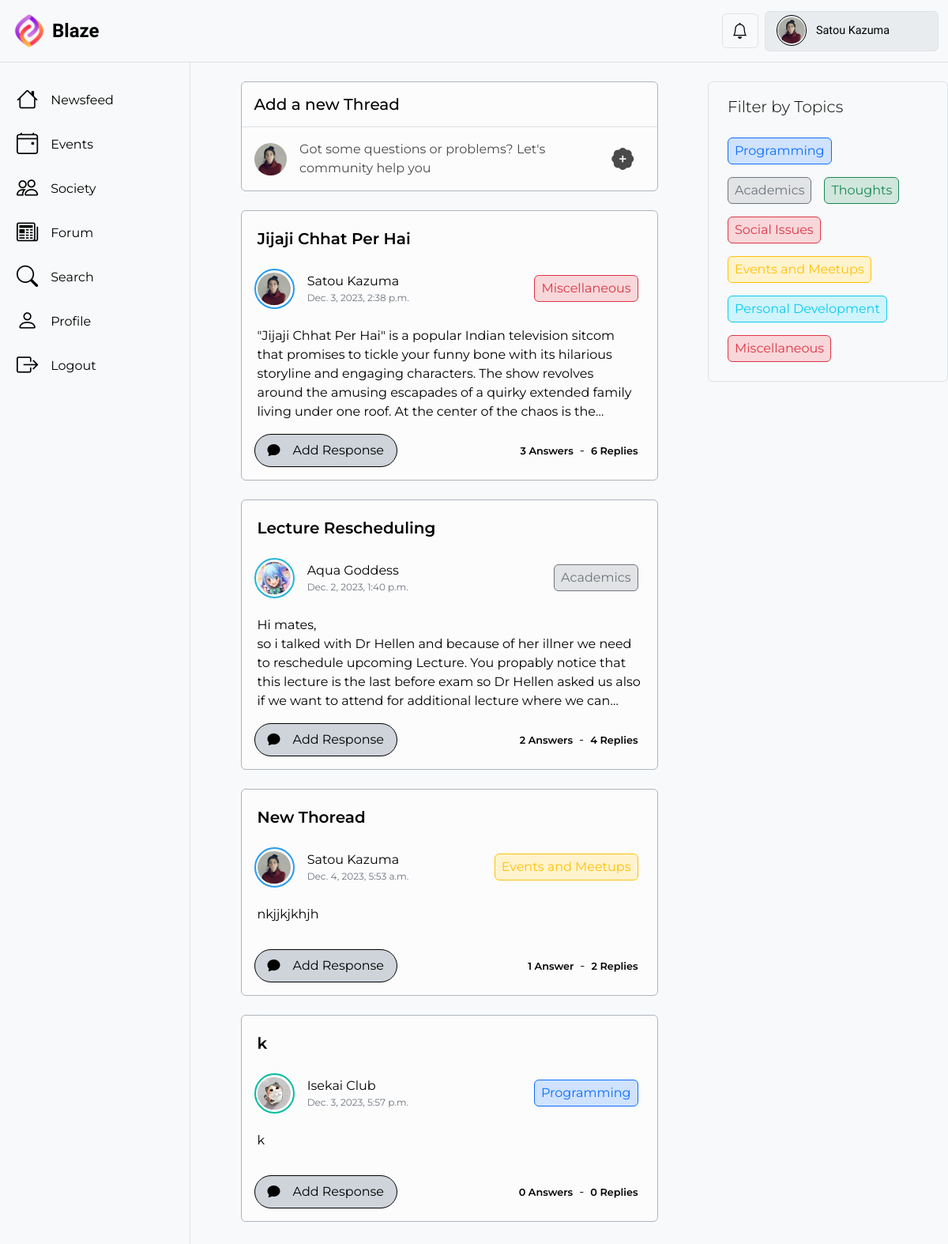
The page /forum/ (signed in) on the database its author committed.
### BlazeApp/models.py (models this page shows, shortened)
class User(AbstractUser):
    profile_picture = models.ImageField(
        upload_to="profile_pics/",
        blank=True,
        null=True,
        default="profile_pics/Default_Profile_Picture.png",
        validators=[
            FileExtensionValidator(
                allowed_extensions=["jpg", "jpeg", "png"]
            ),  # Restrict allowed file extensions
            validate_profilePicture_size,  # Set a maximum file size limit (7 MB in this example)
        ],
    )
    follow = models.ManyToManyField(
        "self", symmetrical=False, related_name="followers", blank=True
    )
    class Meta:
        verbose_name = "User"
        verbose_name_plural = "Users"
    @property
    def is_student(self):
        return hasattr(self, "student")
    @property
    def is_faculty(self):
        return hasattr(self, "faculty")
    @property
    def is_society(self):
        return hasattr(self, "society")
    @property
    def get_user_type(self):
        user_type = ""
        if self.is_student:
            user_type = "student"
        elif self.is_faculty:
            user_type = "faculty"
        elif self.is_society:
            user_type = "society"
        return user_type
    @property
    def ring_color(self):
        if self.get_user_type == "student":
            current_year = timezone.now().year
            difference = int(current_year - int(self.student.batch)) % 10
            if difference == 0:
                return "#FFBF00"  # Super Saiyan
            elif difference == 1:
                return "#E32636"  # Super Saiyan God
            elif difference == 2:
                return "#23B5D3"  # Super Saiyan God Blue
            elif difference == 3:
                return "#279AF1"  # Super Saiyan God Dark Blue
            else:
                return "#F33A6A"  # Super Saiyan Rosé
        elif self.get_user_type == "faculty":
            return "#8A2BE2"
        elif self.get_user_type == "society":
            return "#00bd9d"
        else:
            return "#FFFFFF"

class Question(models.Model):
    Category_Choices = [
        ("Programming", "Programming"),
        ("Academics", "Academics"),
        ("Thoughts", "Thoughts"),
        ("Social Issues", "Social Issues"),
        ("Events and Meetups", "Events and Meetups"),
        ("Personal Development", "Personal Development"),
        ("Miscellaneous", "Miscellaneous"),
    ]
    title = models.CharField(max_length=200, null=False, default="No Title")
    description = models.CharField(
        max_length=1500, null=False, default="No Description"
    )
    poster = models.ForeignKey(
        User, on_delete=models.CASCADE, related_name="questions", default=0
    )
    category = models.CharField(
        max_length=50, choices=Category_Choices, null=False, default="Miscellaneous"
    )
    timestamp = models.DateTimeField(auto_now=True, null=False)
    class Meta:
        verbose_name = "Question"
        verbose_name_plural = "Questions"
    @property
    def get_category_color_scheme(self):
        if self.category == "Programming":
            return "primary"
        elif self.category == "Academics":
            return "secondary"
        elif self.category == "Thoughts":
            return "success"
        elif self.category == "Social Issues":
            return "danger"
        elif self.category == "Events and Meetups":
            return "warning"
        elif self.category == "Personal Development":
            return "info"
        elif self.category == "Miscellaneous":
            return "danger"
        else:
            return "secondary"
    @property
    def answers_count(self):
        return self.answers.count
    @property
    def replies_count(self):
        count = 0
        for a in self.answers.all():
            count += a.replies.count()
        return count

class Answer(models.Model):
    poster = models.ForeignKey(
        User, on_delete=models.CASCADE, related_name="answers", null=False, default=0
    )
    question = models.ForeignKey(
        Question,
        on_delete=models.CASCADE,
        related_name="answers",
        null=False,
        default=0,
    )
    content = models.CharField(
        max_length=500,
        help_text="Enter the content of your answer/reply (up to 500 characters).",
    )
    timestamp = models.DateTimeField(auto_now=True, null=False)
    class Meta:
        verbose_name = "Answer"
        verbose_name_plural = "Answers"

### BlazeApp/views.py (the view)
def forum(request):
    questions = Question.objects.annotate(total_answers=Count('answers'), total_replies=Count('answers__replies')).order_by('-total_answers', '-total_replies')
    content = {"questions": questions}
    return render(request, "BlazeApp/forum.html", content)

### BlazeApp/templates/BlazeApp/forum.html (shortened to what this page needs)
{% extends 'BlazeApp/base.html' %}
{% load static %}
{% block ExtraHeaders %}
  <link rel="stylesheet" href="{% static 'BlazeApp/base2.css' %}" />
{% endblock %}
{% block content %}
  <div class="content-d border border-top-0 border-bottom-0 border-end-0 col py-4 px-3" style="height: max-content; ">
    <div class="dd1 mx-auto">
      <div class="create-post bg-light-subtle text-body-emphasis mb-4 border border-dark-subtle rounded user-select-none overflow-hidden">
        <div class="h5 p-3 mb-0 border-bottom">Add a new Thread</div>
        <a href="{% url 'BlazeApp:create_thread' %}">
          <div class="d-flex align-items-center bg-scheme text-secondary p-3">
            <div class="create-post-pp col-1">
              <img src="{{ user.profile_picture.url }}" alt="profile picture" />
            </div>
            <div class="fs-6 col text-body-emphasis mx-3" style="opacity: 0.7;">Got some questions or problems? Let's community help you</div>
            <div class="text-body-emphasis fs-3 col-1" style="opacity: 0.7;">
              <i class="bi bi-patch-plus-fill"></i>
            </div>
          </div>
        </a>
      </div>
      {% if questions %}
        {% for question in questions %}
          <div class="post-d bg-light-subtle mb-4 p-3 border border-dark-subtle rounded text-body-emphasis" data-qid="{{ question.pk }}" style="height: max-content;">
            <div class="text-body-emphasis fw-semibold lead mx-1 mt-1 mb-3 text-break text-truncate">{{ question.title }}</div>
            <div class="d-flex mb-3" style="height: 4rem;">
              <div class="d-flex align-items-center col text-body-emphasis user-select-none">
                <a href="{% url 'BlazeApp:profile' question.poster.pk %}" class="me-3 my-1">
                  <div class="d-flex justify-content-center align-items-center" style="border: 2px solid black; border-radius: 50%; padding: 2px; border-color: {{ question.poster.ring_color }}!important; width:3.2rem; height:3.2rem">
                    <div class="post-d-profile-pic">
                      <img src="{{ question.poster.profile_picture.url }}" class="img-fluid" alt="poster profile picture" />
                    </div>
                  </div>
                </a>
                <div>
                  <a href="{% url 'BlazeApp:profile' question.poster.pk %}"><div class="text-body-emphasis text-truncate">{{ question.poster.first_name }} {{ question.poster.last_name }}</div></a>
                  <div class="post-d-timestamp text-secondary">{{ question.timestamp }}</div>
                </div>
              </div>
              <div class="d-flex justify-content-end align-items-center user-select-none">
                {% with color_scheme=question.get_category_color_scheme %}
                  <div class="border border-{{ color_scheme }} bg-{{ color_scheme }}-subtle text-{{ color_scheme }} mx-2 px-2 py-1 rounded-2" style="width: max-content;">{{ question.category }}</div>
                {% endwith %}
              </div>
            </div>
            <div id="f-content" class="text-body-emphasis fs-6 m-1 user-select-none">{{ question.description|linebreaks }}</div>
            <div class="d-flex justify-content-between align-items-center mt-3 user-select-none" style="height: max-content;">
              <a href="{% url 'BlazeApp:view_thread' question.pk %}">
                <div class="d-flex border rounded-5 px-3 py-2 bg-dark-subtle" style="--bs-border-color: var(--bs-emphasis-color); --bs-bg-hover-color:var(--bs-gray-500);height: max-content; width: max-content;">
                  <div class="text-body-emphasis">
                    <i class="bi bi-chat-fill me-3"></i>
                  </div>
                  <div class="text-body-emphasis fs-6">Add Response</div>
                </div>
              </a>
              <div class="d-flex justify-content-end align-items-center">
                <div class="fw-semibold p-2" style="font-size: 0.8rem;">
                  <span>{{ question.answers_count }}</span>
                  {% if question.answers_count == 1 %}
                    <span>Answer</span>
                  {% else %}
                    <span>Answers</span>
                  {% endif %}
                </div>-<div class="fw-semibold p-2" style="font-size: 0.8rem;">
                  <span>{{ question.replies_count }}</span>
                  {% if question.replies_count == 1 %}
                    <span>Reply</span>
                  {% else %}
                    <span>Replies</span>
                  {% endif %}
                </div>
              </div>
            </div>
          </div>
        {% endfor %}
      {% endif %}
    </div>
  </div>
  <div class="minisidebar-d d-none d-lg-block text-body-emphasis" style="height: max-content;min-width: 10rem;">
    <div class="mt-4 border bg-body-tertiary rounded p-3">
      <div class="lead mx-2 mb-3">Filter by Topics</div>
      <div class="d-flex flex-wrap">
        <a href="#" class="m-2"><div class="border border-primary bg-primary-subtle text-primary px-2 py-1 rounded-2" style="width: max-content;">Programming</div></a>
        <div class="border border-secondary bg-secondary-subtle text-secondary m-2 px-2 py-1 rounded-2" style="width: max-content;">Academics</div>
        <div class="border border-success bg-success-subtle text-success m-2 px-2 py-1 rounded-2" style="width: max-content;">Thoughts</div>
        <div class="border border-danger bg-danger-subtle text-danger m-2 px-2 py-1 rounded-2" style="width: max-content;">Social Issues</div>
        <div class="border border-warning bg-warning-subtle text-warning m-2 px-2 py-1 rounded-2" style="width: max-content;">Events and Meetups</div>
        <div class="border border-info bg-info-subtle text-info m-2 px-2 py-1 rounded-2" style="width: max-content;">Personal Development</div>
        <div class="border border-danger bg-danger-subtle text-danger m-2 px-2 py-1 rounded-2" style="width: max-content;">Miscellaneous</div>
      </div>
    </div>
  </div>
{% endblock %}

### BlazeApp/templates/BlazeApp/base.html (shortened to what this page needs)
{% load static %}
<!DOCTYPE html>
<html lang="en">
  <head>
    <link href="https://cdn.jsdelivr.net/npm/bootstrap@5.3.1/dist/css/bootstrap.min.css" rel="stylesheet" />
    <link rel="stylesheet" href="https://cdn.jsdelivr.net/npm/bootstrap-icons@1.10.5/font/bootstrap-icons.css" />
    <link href="{% static 'BlazeApp/base.css' %}" rel="stylesheet" />
    {% block ExtraHeaders %}
    {% endblock %}
  </head>
  <body>
    {% block navbar %}
      <nav class="navbar bg-body-tertiary border-bottom position-sticky">
        <div class="container-xxl">
          <a class="navbar-brand d-flex align-items-center justify-content-center" href="{% url 'BlazeApp:newsfeed' %}">
            <img src="{% static 'BlazeApp/Blaze Logo.png' %}" alt="Logo" width="50px" height="auto" class="d-inline-block align-text-top" />
            <div class="ms-1 fs-4 fw-semibold text-body-emphasis">Blaze</div>
          </a>
          <div class="d-flex align-items-center">
            <button id="nbtn" class="btn border bg-scheme mx-2 fs-5 position-relative noti-btn text-body-emphasis" type="button" data-bs-toggle="offcanvas" data-bs-target="#NotificationOffcanvas" aria-controls="offcanvasNotification"><i class="bi bi-bell"></i></button>
            <div class="dropdown-center bg-body-secondary border rounded nav-profile-d col-md-2 d-lg-block d-none user-select-none">
              <button class="nav-profile bg-body-secondary d-flex align-items-center justify-content-around" data-bs-toggle="dropdown" aria-expanded="false">
                <div class="nav-profile-pic-cover d-flex justify-content-center align-items-center mx-2" style="width: 2.4rem; height: 2.4rem;">
                  <div class="nav-profile-pic">
                    <img src="{{ request.user.profile_picture.url }}" alt="profile-picture" />
                  </div>
                </div>
                <div class="nav-profile-name text-start text-truncate fw-medium mx-1 d-lg-block d-none">{{ request.user.first_name }} {{ request.user.last_name }}</div>
              </button>
            </div>
          </div>
        </div>
      </nav>
    {% endblock %}
    <div id="material" class="container-xxl d-flex" style="padding: 0px;">
      {% block body %}
        <div class="side-panel-d d-none d-md-block">
          <a href="{% url 'BlazeApp:newsfeed' %}">
            <div class="side-panel-item text-body-emphasis bg-scheme d-flex align-items-center fw-normal rounded mx-1 mt-4">
              <i class="ms-3 me-3 bi bi-house"></i>Newsfeed
            </div>
          </a>
          <a href="{% url 'BlazeApp:events' %}">
            <div class="side-panel-item text-body-emphasis bg-scheme d-flex align-items-center fw-normal rounded mx-1 mt-2">
              <i class="ms-3 me-3 bi bi-calendar4-event"></i>Events
            </div>
          </a>
          <a href="{% url 'BlazeApp:society' %}">
            <div class="side-panel-item text-body-emphasis bg-scheme d-flex align-items-center fw-normal rounded mx-1 mt-2">
              <i class="ms-3 me-3 bi bi-people"></i>Society
            </div>
          </a>
          <a href="{% url 'BlazeApp:forum' %}">
            <div class="side-panel-item text-body-emphasis bg-scheme d-flex align-items-center fw-normal rounded mx-1 mt-2">
              <i class="ms-3 me-3 bi bi-newspaper"></i>Forum
            </div>
          </a>
          <div class="side-panel-item text-body-emphasis bg-scheme d-flex align-items-center fw-normal rounded mx-1 mt-2" data-bs-toggle="modal" data-bs-target="#searchBar">
            <i class="ms-3 me-3 bi bi-search"></i>Search
          </div>
          <a href="{% url 'BlazeApp:profile' request.user.pk %}">
            <div class="side-panel-item text-body-emphasis bg-scheme d-flex align-items-center fw-normal rounded mx-1 mt-2">
              <i class="ms-3 me-3 bi bi-person"></i>Profile
            </div>
          </a>
          <a href="{% url 'BlazeApp:user_logout' %}">
            <div class="side-panel-item text-body-emphasis bg-scheme d-flex align-items-center fw-normal rounded mx-1 mt-2">
              <i class="ms-3 me-3 bi bi-box-arrow-right"></i>Logout
            </div>
          </a>
        </div>
        {% block content %}
        {% endblock %}
      {% endblock %}
    </div>
  </body>
</html>

### rows shown on the page
User: user.profile_picture (picture), user.first_name "Satou", user.last_name "Kazuma", profile_picture (picture)
Question: title "Jijaji Chhat Per Hai", poster.profile_picture (picture), poster.first_name "Satou", poster.last_name "Kazuma", timestamp "Dec. 3, 2023, 2:38 p.m.", category "Miscellaneous", description "\"Jijaji Chhat Per Hai\" is a popular Indian television sitcom that promises to tickle your funny bone with its hilarious storyline and engaging characters. The show revolves around the amusing escapades of a quirky extended family living under one roof. At the center of the chaos is…", answers_count "3", shows "Answers", replies_count "6", shows "Replies"
Question: title "Lecture Rescheduling", poster.profile_picture (picture), poster.first_name "Aqua", poster.last_name "Goddess", timestamp "Dec. 2, 2023, 1:40 p.m.", category "Academics", description "Hi mates, so i talked with Dr Hellen and because of her illner we need to reschedule upcoming Lecture. You propably notice that this lecture is the last before exam so Dr Hellen asked us also if we want to attend for additional lecture where we…", answers_count "2", shows "Answers", replies_count "4", shows "Replies"
Question: title "New Thoread", poster.profile_picture (picture), poster.first_name "Satou", poster.last_name "Kazuma", timestamp "Dec. 4, 2023, 5:53 a.m.", category "Events and Meetups", description "nkjjkjkhjh", answers_count "1", shows "Answer", replies_count "2", shows "Replies"
Question: title "k", poster.profile_picture (picture), poster.first_name "Isekai", poster.last_name "Club", timestamp "Dec. 3, 2023, 5:57 p.m.", category "Programming", description "k", answers_count "0", shows "Answers", replies_count "0", shows "Replies"
